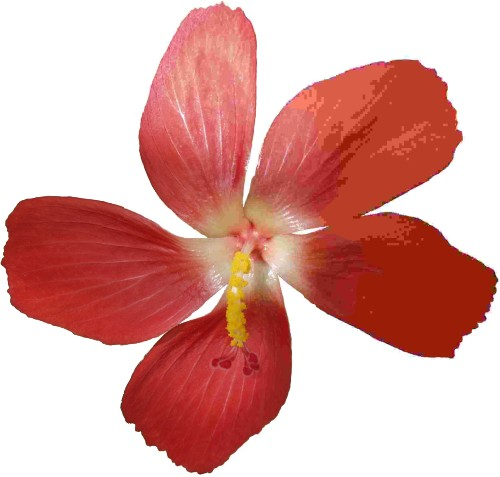
#> input picture imagenes/original/flores.jpeg, 500 x 477 px, found by its file name
$ jupyter execute 'eje umbral.ipynb'
#> lines starting #> are read from the running program, lines starting #| are printed output that depends on the picture; after the words box and inside, x2 and y2 are one past the last pixel; in counts of white or black regions, pixels touching at a corner belong together
                                         Actividad Umbral
Nombre:Franz Caballero

link word:https://github.com/FcCaba/Procesamiento-De-Imagenes/blob/unidad_1/Documentos%20word/otsu.docx

umbral con tecnica de isoda

[cell 1]
import cv2
import numpy as np
import matplotlib.pyplot as plt
def isodata(imagen):
    umbrall=128
    while True:
        grupo1=imagen[imagen<=umbrall]
        grupo2=imagen[imagen>=umbrall]

        medig1=np.mean(grupo1)
        medig2=np.mean(grupo2)
        umbrall_nuevo=(medig1+medig2)/2
        if abs(umbrall_nuevo-umbrall)<0.5:
            break
        umbrall=umbrall_nuevo
    return umbrall
imagen=cv2.imread("imagenes/original/flores.jpeg",0)
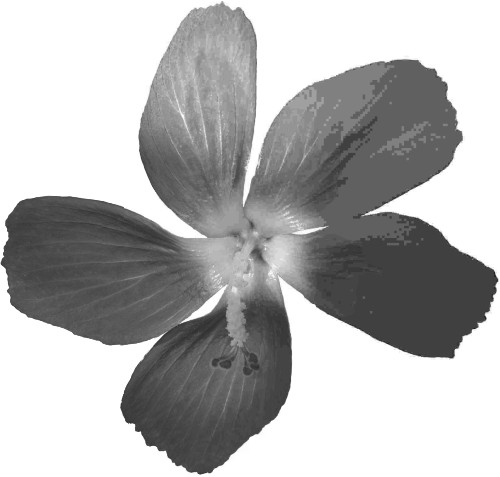
#> imagen: shape (477, 500); min 29, max 255, mean 179.3
umbral_isodata=isodata(imagen)
#> the loop in isodata, `while True:` made 5 passes
#> (medig1, medig2, umbrall_nuevo, umbrall) on passes 1 to 4: (85.11, 234.9, 160, 160), (94.46, 247.7, 171.1, 171.1), (97.71, 251, 174.3, 174.3), (98.32, 251.5, 174.9, 174.9)
#> (medig1, medig2, umbrall_nuevo) on pass 5: (98.32, 251.5, 174.9)
#> umbral_isodata = 174.9
_,imagen_isodata=cv2.threshold(imagen,umbral_isodata,255,cv2.THRESH_BINARY)
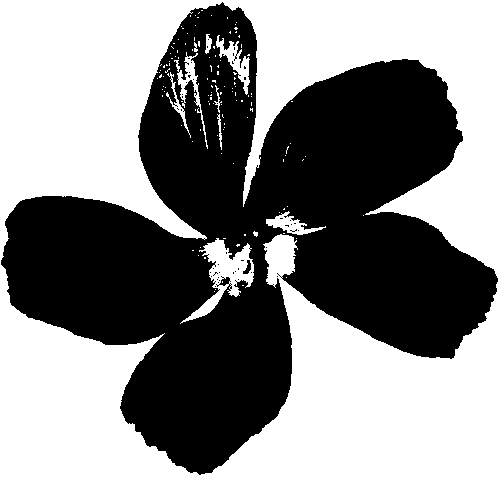
#> imagen_isodata: shape (477, 500); 52.9% white; 47 black regions (45 under 20 px), largest, box (x1, y1, x2, y2) and area: (1, 2, 498, 475) 112257, (243, 260, 251, 274) 59
plt.figure(figsize=(5,10))
plt.subplot(1,2,1)
plt.title("original")
plt.axis("off")
plt.imshow(imagen,cmap="gray")

plt.subplot(1,2,2)
plt.title("umbrall")
plt.imshow(imagen_isodata,cmap="gray")
plt.axis("off")
plt.show()
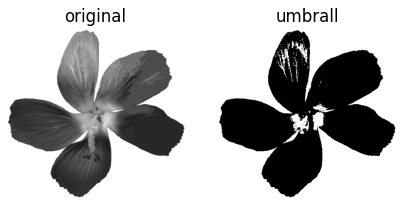
#> figure drawn by matplotlib, 2 panels

umbral tecnica de 2 picos

[cell 2]
import cv2
import numpy as np
import matplotlib.pyplot as plt
def dos_picos(imagen):
    hist=cv2.calcHist([imagen],[0],None,[256],[0,256])
#> hist = 256 values, max 113480 at index 255, min 0 at index 0, mean 931.6
    pico=np.array(hist)
#> pico has the same summary as hist
    pico=pico.flatten()
    pico_dif=np.diff(pico)
#> pico_dif = 255 values, max 111828 at index 254, min -10563 at index 64, mean 445
    primer_pico=np.argmax(pico_dif[:128])
#> primer_pico = 63
    segundo_pico=np.argmax(pico_dif[128:])
#> segundo_pico = 126
    umbral_2picos=(primer_pico+segundo_pico)/2
#> umbral_2picos = 94.5
    return umbral_2picos
imagen=cv2.imread("imagenes/original/flores.jpeg",0)
umbral_2picos=dos_picos(imagen)
#> umbral_2picos = 94.5
_,imagen_2picos=cv2.threshold(imagen,umbral_2picos,255,cv2.THRESH_BINARY)
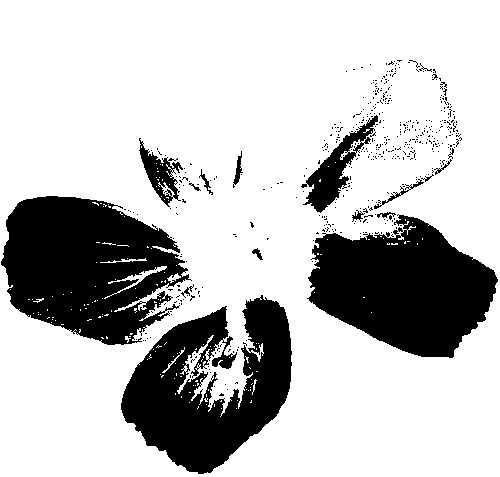
#> imagen_2picos: shape (477, 500); 75.3% white; 499 black regions (482 under 20 px), largest, box (x1, y1, x2, y2) and area: (1, 196, 192, 345) 19012, (307, 214, 498, 358) 17666, (121, 295, 292, 474) 17049
plt.figure(figsize=(5,10))
plt.subplot(1,2,1)
plt.title("original")
plt.axis("off")
plt.imshow(imagen,cmap="gray")

plt.subplot(1,2,2)
plt.title("umbrall 2 picos")
plt.imshow(imagen_2picos,cmap="gray")
plt.axis("off")
plt.show()

umbral metodo de otsu

[cell 3]
import cv2
import numpy as np
import matplotlib.pyplot as plt
imagen=cv2.imread("imagenes/original/flores.jpeg",0)


_,imagenOtsu=cv2.threshold(imagen,0,255,cv2.THRESH_BINARY+cv2.THRESH_OTSU)
#> imagenOtsu: shape (477, 500); 52.7% white; 45 black regions (43 under 20 px), largest, box (x1, y1, x2, y2) and area: (1, 2, 498, 475) 112547, (243, 259, 252, 274) 64
umbral_imagen=np.where(imagen>imagenOtsu,255,0).astype(np.uint8)
plt.figure(figsize=(5,10))
plt.subplot(1,2,1)
plt.title("original")
plt.axis("off")
plt.imshow(imagen,cmap="gray")

plt.subplot(1,2,2)
plt.title("umbrall otsu")
plt.imshow(umbral_imagen,cmap="gray")
plt.axis("off")
plt.show()

umbralizacion variable-particion de una imagen

[cell 4]
import cv2
import numpy as np
import matplotlib.pyplot as plt
def variable_umb_blok(imagen,tam_bloque,c):
#> called with tam_bloque = 300, c = 50
    umbral_ima=np.zeros_like(imagen)
    for y in range(0,imagen.shape[0],tam_bloque):
        for x in range(0,imagen.shape[1],tam_bloque):
            bloque=imagen[y:y+tam_bloque,x:x+tam_bloque]
            bloque_media=np.mean(bloque)
            umbral_adap=bloque_media-c
            umbral_ima[y:y+tam_bloque,x:x+tam_bloque]=(bloque>umbral_adap)*255
            return umbral_ima
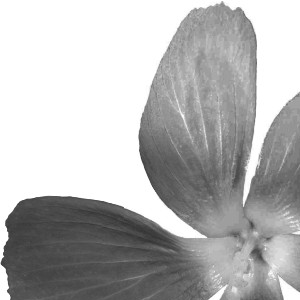
#> bloque: shape (300, 300); min 51, max 255, mean 181.8
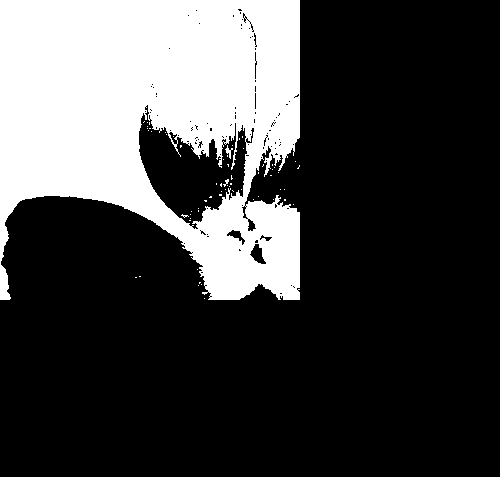
#> umbral_ima: shape (477, 500); 26.5% white; 65 white regions (62 under 20 px), largest, box (x1, y1, x2, y2) and area: (0, 0, 300, 300) 62908, (225, 145, 233, 159) 41, (223, 179, 229, 187) 20
#> bloque: shape (25, 25); every value is 255
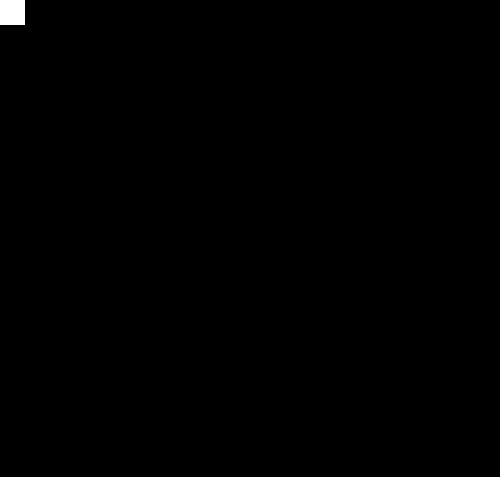
#> umbral_ima: shape (477, 500); 0.26% white; 1 white region, box (x1, y1, x2, y2) and area: (0, 0, 25, 25) 625
imagen=cv2.imread("imagenes/original/flores.jpeg",0)
tam_bloque=300
c=50
umbral_imagen_Adap=variable_umb_blok(imagen,tam_bloque,c)
plt.figure(figsize=(5,10))
plt.subplot(1,2,1)
plt.title("original")
plt.axis("off")
plt.imshow(imagen,cmap="gray")

plt.subplot(1,2,2)
plt.title("umbrall variable-particion")
plt.imshow(umbral_imagen_Adap,cmap="gray")
plt.axis("off")
plt.show()

umbral con desviacion

[cell 5]
import cv2
import numpy as np
import matplotlib.pyplot as plt
def umbra_var2(imagen,tam_bloque,ajuste):
    umbral_ima=np.zeros_like(imagen)
    for y in range(0,imagen.shape[0],tam_bloque):
        for x in range(0,imagen.shape[1],tam_bloque):
            bloque=imagen[y:y+tam_bloque,x:x+tam_bloque]
            bloque_media=np.mean(bloque)
            des=np.std(bloque)
            umbral_adap=bloque_media-(ajuste*des)
            umbral_ima[y:y+tam_bloque,x:x+tam_bloque]=(bloque>umbral_adap)*255
            return umbral_ima

imagen=cv2.imread("imagenes/original/flores.jpeg",0)
tam_bloque=25
ajuste=50
umbral_imagen_Adap=variable_umb_blok(imagen,tam_bloque,ajuste)
plt.figure(figsize=(5,10))
plt.subplot(1,2,1)
plt.title("original")
plt.axis("off")
plt.imshow(imagen,cmap="gray")

plt.subplot(1,2,2)
plt.title("umbrall desviacion")
plt.imshow(umbral_imagen_Adap,cmap="gray")
plt.axis("off")
plt.show()

umbral adaptativa con ventana

[cell 6]
import cv2
import numpy as np
import matplotlib.pyplot as plt
def ventana(imagen,ventana,factor):
#> called with ventana = 15, factor = 2
    umbre_imagen=np.zeros_like(imagen)
    pad=ventana//2
    padd_img=cv2.copyMakeBorder(imagen,pad,pad,pad,pad,cv2.BORDER_REPLICATE)
    for y in range(imagen.shape[0]):
        for x in range(imagen.shape[1]):
            ventana1=padd_img[y:y+ventana,x:x+ventana]
            media=np.mean(ventana1)
            dis=np.std(ventana1)
            umbral=media-(factor*dis)
            umbre_imagen[y,x]=255 if imagen[y,x]>umbral else 0
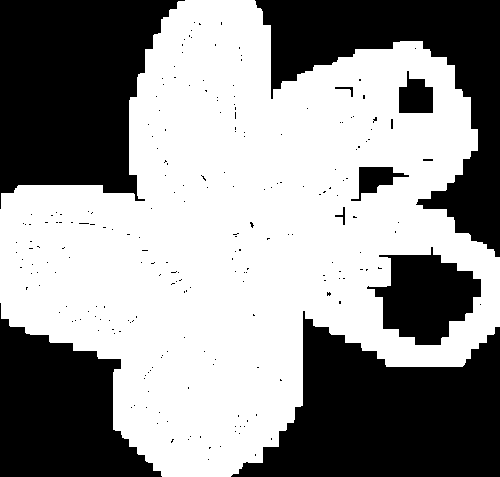
#> umbre_imagen: shape (477, 500); 57.7% white; 224 black regions (213 under 20 px), largest, box (x1, y1, x2, y2) and area: (231, 311, 500, 477) 27055, (0, 0, 185, 209) 26646, (255, 0, 500, 257) 21347
    return umbre_imagen

imagen=cv2.imread("imagenes/original/flores.jpeg",0)
tam_bloque=15# siempre tiene que ser impar
ajuste=2
umbral_ventana=ventana(imagen,tam_bloque,ajuste)
plt.figure(figsize=(10,5))
plt.subplot(1,2,1)
plt.title("original")
plt.axis("off")
plt.imshow(imagen,cmap="gray")

plt.subplot(1,2,2)
plt.title("umbrall desviacion ventana")
plt.imshow(umbral_ventana,cmap="gray")
plt.axis("off")
plt.show()

ventana

[cell 7]
import cv2
import numpy as np
import matplotlib.pyplot as plt

imagen=cv2.imread("imagenes/original/flores.jpeg",0)
ventana=5
factor=2
imagen_umbr=cv2.adaptiveThreshold(imagen,255,cv2.ADAPTIVE_THRESH_GAUSSIAN_C,cv2.THRESH_BINARY,ventana,factor)
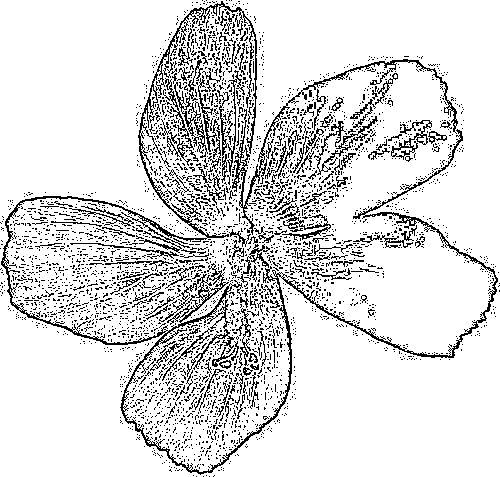
#> imagen_umbr: shape (477, 500); 86.4% white; black in thin lines or dots
plt.figure(figsize=(10,5))
plt.subplot(1,2,1)
plt.title("original")
plt.axis("off")
plt.imshow(imagen,cmap="gray")

plt.subplot(1,2,2)
plt.title("umbrall desviacion ventana")
plt.imshow(imagen_umbr,cmap="gray")
plt.axis("off")
plt.show()

Actividad.- investiga el metodo de otsu

[cell 8]
import cv2
import numpy as np

import matplotlib.pyplot as plt

def metodo_otsu(imagen):
    histograma, _ = np.histogram(imagen, bins=256, range=(0, 256))
#> histograma has the same summary as hist in dos_picos
    probabilidad = histograma / np.sum(histograma)
#> probabilidad = 256 values, max 0.476 at index 255, min 0 at index 0, mean 0.00391
    umbral_optimo = 0
    varianza_maxima = 0

    for umbral in range(256):
        probabilidad_fondo = np.sum(probabilidad[:umbral])
        probabilidad_objeto = np.sum(probabilidad[umbral:])

        media_fondo = np.sum(np.arange(umbral) * probabilidad[:umbral]) / probabilidad_fondo if probabilidad_fondo > 0 else 0
        media_objeto = np.sum(np.arange(umbral, 256) * probabilidad[umbral:]) / probabilidad_objeto if probabilidad_objeto > 0 else 0

        varianza_entre_clases = probabilidad_fondo * probabilidad_objeto * (media_fondo - media_objeto) ** 2

        if varianza_entre_clases > varianza_maxima:
            varianza_maxima = varianza_entre_clases
            umbral_optimo = umbral
#> this loop made 256 passes
#> (probabilidad_fondo, probabilidad_objeto, media_fondo, media_objeto, varianza_entre_clases, varianza_maxima) on passes 31, 33, 35, 36, 37, 38, 39, 41, 42, 43, 44, 45: (4.19e-06, 1, 29, 179.3, 0.0947, 0.0947), (8.39e-06, 1, 30, 179.3, 0.187, 0.187), (1.26e-05, 1, 31, 179.3, 0.277, 0.277), (2.1e-05, 1, 32.2, 179.3, 0.454, 0.454), (2.94e-05, 1, 33, 179.3, 0.628, 0.628), (3.35e-05, 1, 33.38, 179.3, 0.715, 0.715), (5.03e-05, 1, 34.58, 179.3, 1.05, 1.05), (5.45e-05, 1, 34.92, 179.3, 1.14, 1.14), (7.55e-05, 1, 36.33, 179.3, 1.54, 1.54), (8.81e-05, 1, 37, 179.3, 1.78, 1.78), (0.000105, 1, 37.8, 179.3, 2.1, 2.1), (0.000113, 1, 38.19, 179.3, 2.26, 2.26)
#> (probabilidad_fondo, probabilidad_objeto, media_fondo, media_objeto, varianza_entre_clases) on passes 1 to 6: (0, 1, 0, 179.3, 0), (0, 1, 0, 179.3, 0), (0, 1, 0, 179.3, 0), (0, 1, 0, 179.3, 0), (0, 1, 0, 179.3, 0), (0, 1, 0, 179.3, 0)
#> after the loop, umbral_optimo = 176; varianza_maxima = 5849.2

    return umbral_optimo

umbral_otsu_manual = metodo_otsu(imagen)
#> umbral_otsu_manual = 176
_, imagen_otsu_manual = cv2.threshold(imagen, umbral_otsu_manual, 255, cv2.THRESH_BINARY)
#> imagen_otsu_manual: shape (477, 500); 52.6% white; 38 black regions (36 under 20 px), largest, box (x1, y1, x2, y2) and area: (1, 1, 498, 475) 112858, (243, 259, 252, 274) 68

plt.figure(figsize=(10, 5))
plt.subplot(1, 2, 1)
plt.title("Original")
plt.axis("off")
plt.imshow(imagen, cmap="gray")

plt.subplot(1, 2, 2)
plt.title("Umbral Otsu Manual")
plt.axis("off")
plt.imshow(imagen_otsu_manual, cmap="gray")
plt.show()

[cell 9]
# Apply Canny edge detection
edges = cv2.Canny(imagen, 100, 200)
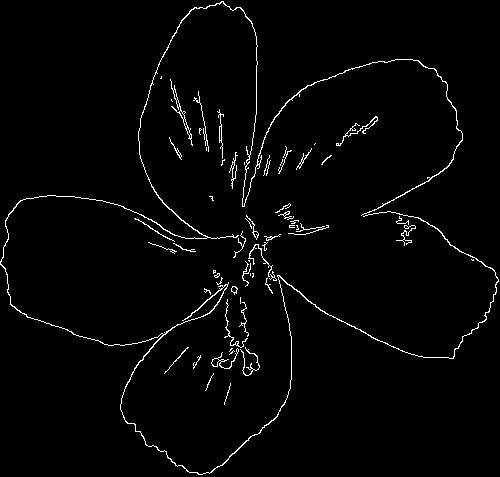
#> edges: shape (477, 500); 2.2% white in thin lines or dots

# Plot the original image and the edges
plt.figure(figsize=(10, 5))
plt.subplot(1, 2, 1)
plt.title("Original")
plt.axis("off")
plt.imshow(imagen, cmap="gray")

plt.subplot(1, 2, 2)
plt.title("Edges")
plt.axis("off")
plt.imshow(edges, cmap="gray")
plt.show()

$ run again, with imagenes/original/tigre.jpeg copied over imagenes/original/flores.jpeg
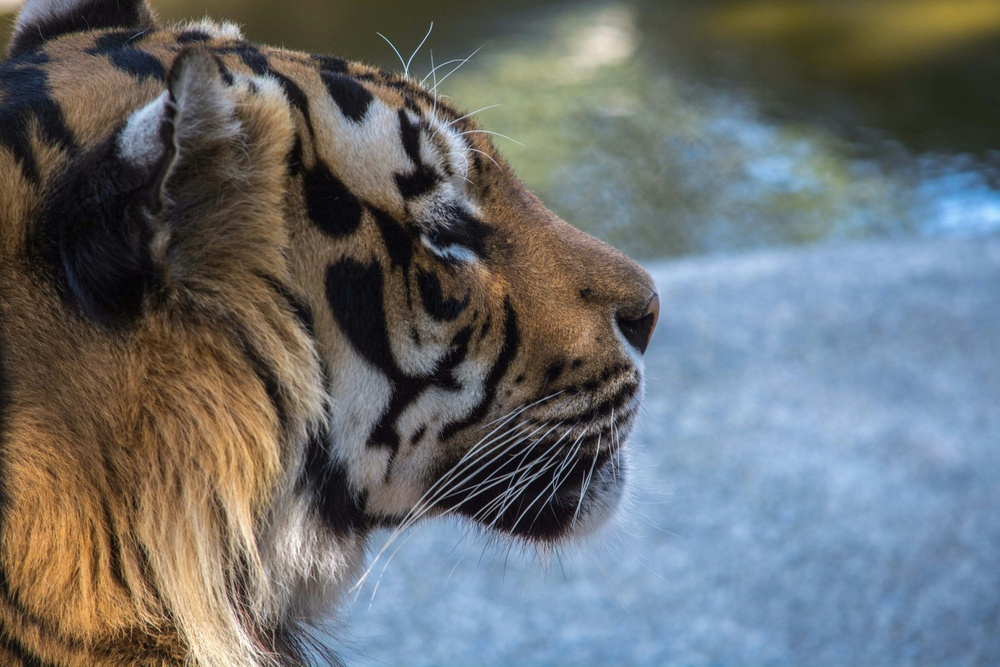
#> input picture imagenes/original/tigre.jpeg, 1000 x 667 px, shrunk from 3000 x 2000 before the run, found by its file name
#> the loop in isodata, `while True:` made 5 passes
#> (medig1, medig2, umbrall_nuevo, umbrall) on passes 1 to 4: (72.31, 155.6, 114, 114), (63.25, 150.3, 106.8, 106.8), (59.75, 148, 103.9, 103.9), (58.33, 147, 102.7, 102.7)
#> umbral_isodata = 102.7
#> `_,imagen_isodata=cv2.threshold(imagen,umbral_isodata,255,cv2.THRESH_BI..`:
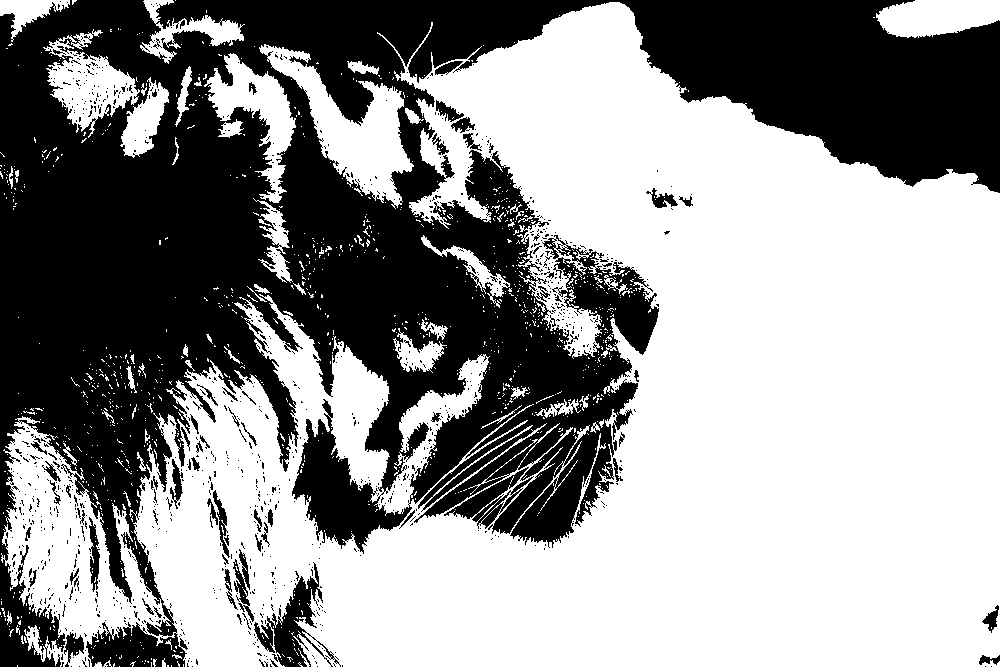
#> imagen_isodata: shape (667, 1000); 58% white; 1019 black regions (948 under 20 px), largest, box (x1, y1, x2, y2) and area: (0, 0, 1000, 667) 267198, (254, 562, 341, 667) 2772, (444, 467, 534, 529) 1544
#> hist = 256 values, max 6947 at index 156, min 0 at index 0, mean 2605.5
#> pico has the same summary as hist
#> pico_dif = 255 values, max 595 at index 36, min -419 at index 162, mean 0.0196
#> primer_pico = 36
#> segundo_pico = 3
#> in dos_picos, `umbral_2picos=(primer_pico+segundo_pico)/2`: umbral_2picos = 19.5
#> imagen_2picos: shape (667, 1000); 94.9% white; 695 black regions (618 under 20 px), largest, box (x1, y1, x2, y2) and area: (25, 144, 169, 329) 11042, (327, 259, 473, 452) 5994, (290, 139, 362, 235) 2863
#> imagen_umbr: shape (667, 1000); 76.9% white; black in thin lines or dots
#> histograma has the same summary as hist in dos_picos
#> probabilidad = 256 values, max 0.0104 at index 156, min 0 at index 0, mean 0.00391
#> the loop in metodo_otsu, `for umbral in range(256):` made 256 passes
#> (probabilidad_fondo, probabilidad_objeto, media_fondo, media_objeto, varianza_entre_clases, varianza_maxima) on passes 3 to 10: (1.5e-06, 1, 1, 109.3, 0.0176, 0.0176), (6e-06, 1, 1.75, 109.3, 0.0694, 0.0694), (3.6e-05, 1, 2.79, 109.3, 0.408, 0.408), (0.000195, 1, 3.78, 109.3, 2.17, 2.17), (0.000537, 0.999, 4.56, 109.4, 5.89, 5.89), (0.00133, 0.999, 5.42, 109.5, 14.34, 14.34), (0.00264, 0.997, 6.2, 109.6, 28.18, 28.18), (0.00452, 0.995, 6.95, 109.8, 47.57, 47.57)
#> after the loop in metodo_otsu, `for umbral in range(256):`: umbral_optimo = 103; varianza_maxima = 1921.3
#> umbral_otsu_manual = 103
#> imagen_otsu_manual: shape (667, 1000); 57.5% white; 1021 black regions (951 under 20 px), largest, box (x1, y1, x2, y2) and area: (0, 0, 1000, 667) 269980, (254, 562, 343, 667) 2823, (444, 467, 534, 531) 1549
#> `edges = cv2.Canny(imagen, 100, 200)`:
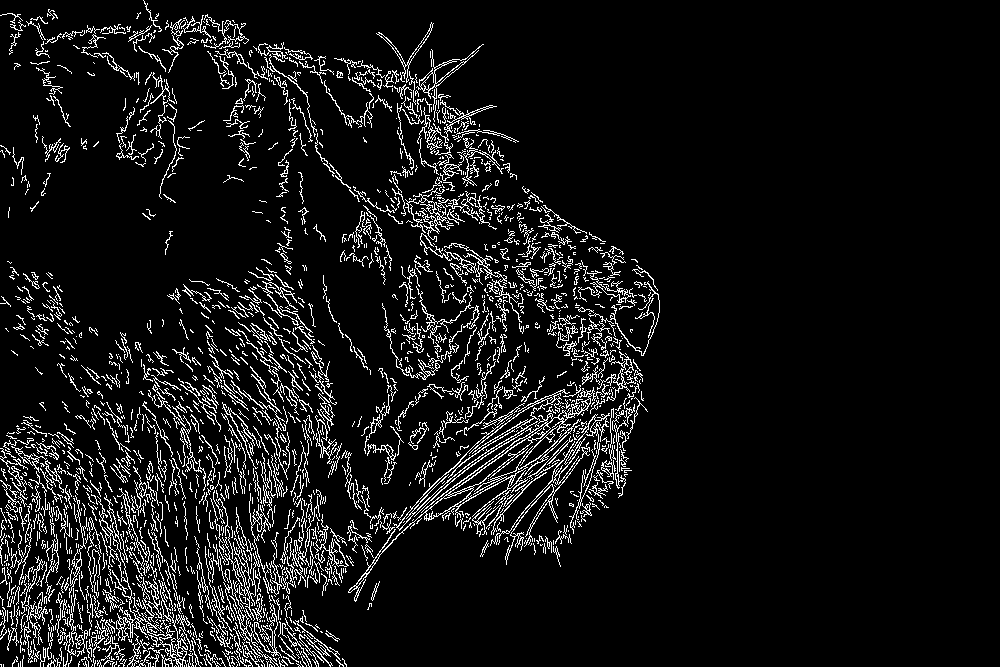
#> edges: shape (667, 1000); 7.9% white in thin lines or dots, all inside (x1, y1, x2, y2) = (0, 0, 660, 667)
